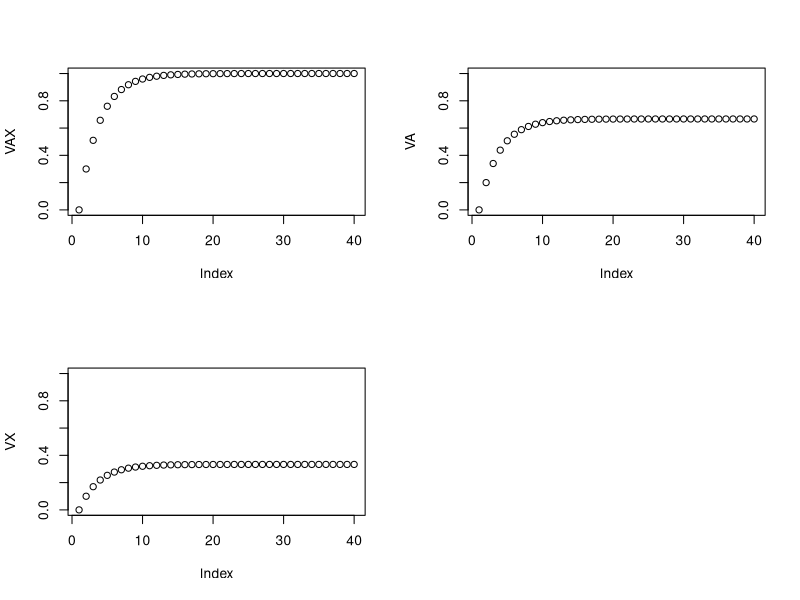

Write R code to recreate this figure.
### RW overshadowing simulation (do this at home)

# overshadowing of simple learning relationship

# rates - must be from 0 - 1  
alphaA <- 1 
alphaX <- .5 # NOTE LOWER SALIENCE
beta <- .2 

ntrials <-  40
lambda <- 1

VA <- array(NA, ntrials)
VA[1] <- 0

VX <- array(0, ntrials) # Should ideally have been NAs, but cuz Andreas' is lazy, we work with zeros
VX[1] <- 0

VAX <- array(NA, ntrials)
VAX[1] <- 0

delta_VA <- array(NA, ntrials)
delta_VA[1] <- 0

delta_VX <- array(NA, ntrials)
delta_VX[1] <- 0

for (t in 2:ntrials) {
  
  delta_VA[t] <- alphaA * beta * (lambda - VAX[t-1])
  VA[t] <- VA[t-1] + delta_VA[t]
  delta_VX[t] <- alphaX * beta * (lambda - VAX[t-1])
  VX[t] <- VX[t-1] + delta_VX[t]
  VAX[t] <- VA[t] + VX[t]
  
}


par(mfrow=c(2,2))
plot(VAX)
plot(VA, ylim=c(0,1))
plot(VX, ylim=c(0,1))
